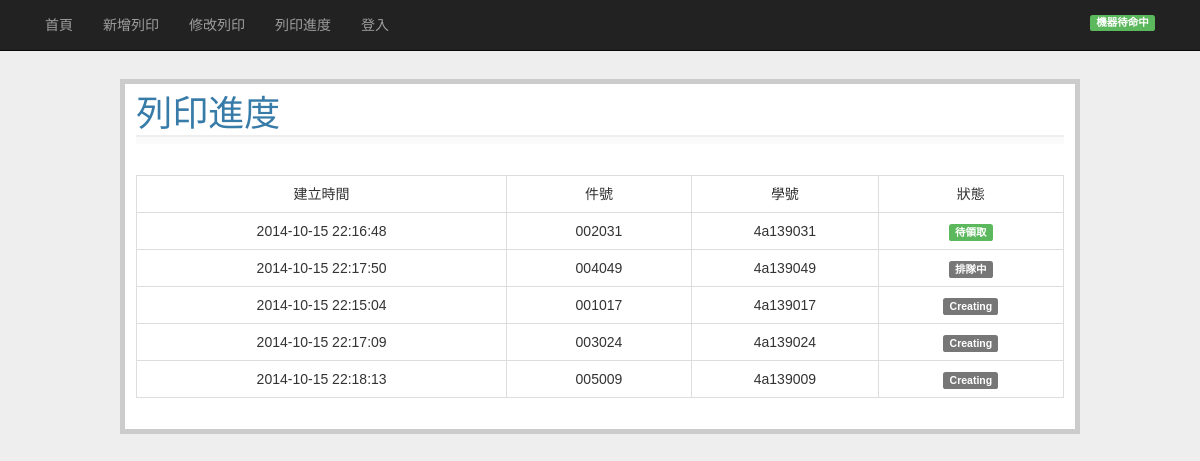
The page /show_print on the database as committed earlier.
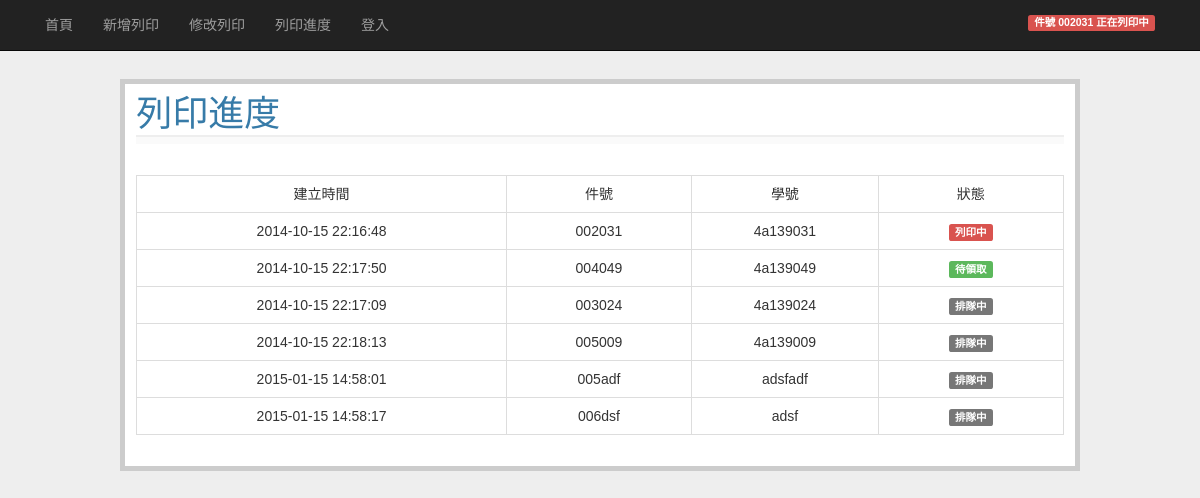
The same page on the database as committed later.
### tables this page shows
CREATE TABLE prints (
  id integer primary key autoincrement,
  create_time datetime default (datetime('now','localtime')),
  print_id CHAR(6) UNIQUE not null,
  stu_id CHAR(10) not null,
  name string not null,
  phone CHAR(10) not null,
  status int not null
);

### web_server.py (the view)
@app.route('/show_print')
def show_entries():
    title="列印進度"
    if not session.get('logged_in'):
        cur = g.db.execute('select create_time, print_id, stu_id, status from prints where status<>"4" order by status desc,create_time asc')
        entries = [dict(create_time=row[0],print_id=row[1],stu_id=row[2],status=row[3]) for row in cur.fetchall()]
    else:
        cur = g.db.execute('select create_time, print_id, stu_id, name, phone, status from prints where status<>"4" order by status desc,create_time asc')
        entries = [dict(create_time=row[0],print_id=row[1],stu_id=row[2],name=row[3],phone=row[4],status=row[5]) for row in cur.fetchall()]
    return render_template('show_entries.html', entries=entries,printnow=get_print_now_id(),title=title)

### web_server.py (called while the page is built)
def connect_db():
    return sqlite3.connect(app.config['DATABASE'])

def get_print_now_id():
    pt = g.db.execute('select print_id from prints where status=3')
    printnow=pt.fetchall()
    return printnow[0][0] if printnow else None

@app.before_request
def before_request():
    g.db = connect_db()

@app.teardown_request
def teardown_request(exception):
    db = getattr(g, 'db', None)
    if db is not None:
        db.close()

### templates/show_entries.html (shortened to what this page needs)
{% extends "layout.html" %}
{% block input %}
<br>
<table class="table table-bordered text-center">
  <tr>
    <td class="col-md-2">建立時間</td>
    <td class="col-md-1">件號</td>
    <td class="col-md-1">學號</td>
    <td class="col-md-1">狀態</td>
  </tr>
{% for entry in entries %}
    <tr>
      <td Style="vertical-align:middle; height: auto;">{{ entry.create_time }}</td>
      <td Style="vertical-align:middle; height: auto;">{{ entry.print_id }}</td>
      <td Style="vertical-align:middle; height: auto;">{{ entry.stu_id }}</td>
      <td Style="vertical-align:middle; height: auto;">
        <span class="label
        {% if entry.status==1 %}
           label-default ">排隊中</span>
        {% elif entry.status==3 %}
           label-danger">列印中</span>
        {% elif entry.status==2 %}
           label-success">待領取</span>
        {% elif entry.status==0 %}
           label-default">Creating</span>
        {% endif %}
      </td>
    </tr>
{% else %}
<tr>
  <td colspan='7'><em>尚未有任何列印佇列。</em></td>
</tr>
{% endfor %}
</table>
{% endblock %}

### templates/layout.html (shortened to what this page needs)
<!doctype html>
<head>
  <link href="{{ url_for('static', filename='css/bootstrap.css') }}" rel="stylesheet" media="screen">
  <link rel=stylesheet type=text/css href="{{ url_for('static', filename='style.css') }}">
</head>
<body>
  <nav class="navbar navbar-default navbar-static-top navbar-inverse" role="navigation">
    <div class="container">
      <span>
      <ul class="nav navbar-nav">
          <li><a href="{{ url_for('show_index') }}">首頁</a></li>
          <li><a href="{{ url_for('add_entry') }}">新增列印</a></li>
          <li><a href="{{ url_for('search_entry') }}">修改列印</a></li>
          <li><a href="{{ url_for('show_entries') }}">列印進度</a></li>
          <li>
            {% if not session.logged_in %}
              <a href="{{ url_for('login') }}">登入</a>
            {% else %}
              <a href="{{ url_for('logout') }}">登出</a>
            {% endif %}
          </li>
      </ul>
      </span>
      {% if printnow!=None %}
      <span class="label label-danger status-r-margin pull-right">  件號 {{ printnow }} 正在列印中</span>
      {% else %}
      <span class="label label-success status-r-margin pull-right">機器待命中</span>
      {% endif %}
    </div>
  </nav>
  <div class="row page">
    <h1>{{ title }}</h1>
    <div class=metanav>
    </div>
    {% block input %}{% endblock %}
  </div>
</body>

### static/style.css (style rules this page uses)
body { font-family: sans-serif; background: #eee; }
a, h1, h2 { color: #377ba8; }
h1, h2 { font-family: 'Georgia', serif; margin: 0; }
h1 { border-bottom: 2px solid #eee; }
.page { margin: 2em auto; width: 80%; border: 5px solid #ccc; padding: 0.8em; background: white; }
.metanav { text-align: right; font-size: 0.8em; padding: 0.3em; margin-bottom: 1em; background: #fafafa; }
.status-r-margin { margin: 15px; }

Rows that differ between the two databases and show on the page:
removed prints: create_time "2014-10-15 22:15:04", print_id "001017", stu_id "4a139017", status "Creating"
changed prints (number 1 of 6 on the later page): print (not shown) → "002031"; status "待領取" → "列印中"
changed prints (number 2 of 6 on the later page): status "排隊中" → "待領取"
changed prints (number 3 of 6 on the later page): status "Creating" → "排隊中"
changed prints (number 4 of 6 on the later page): status "Creating" → "排隊中"
added prints: create_time "2015-01-15 14:58:01", print_id "005adf", stu_id "adsfadf", status "排隊中"
added prints: create_time "2015-01-15 14:58:17", print_id "006dsf", stu_id "adsf", status "排隊中"
Other text that changed with them:
text no longer shown: "機器待命中"
text now shown: "件號 正在列印中"
